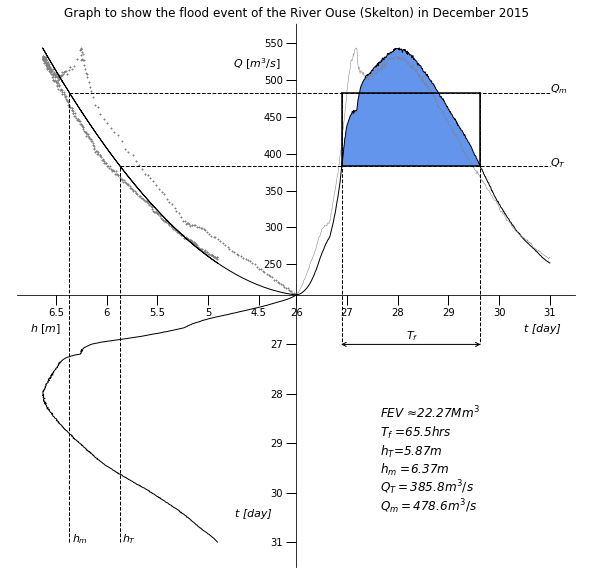

This chart was generated by the following Python code:
##Importing matplotlib, pandas and numpy##
import matplotlib.pyplot as plt 
import pandas as pd 
import numpy as np
from decimal import Decimal


##Defining the characteristics of the graph parameters##
plt.rcParams["figure.figsize"] = [10,10] 
plt.rcParams['axes.edgecolor']='white'
 
##Assigning raw data to variables##
ouse = pd.read_csv('Skelton 2015.csv') 
day = ouse['Day in December 2015'] 
height = ouse['Stage'] 
flow = ouse['Flow']

##Defining h_t & h_m
h_T=5.87

HM = []
for i in height:
    if i>=h_T:
        HM.append(i)
h_m=sum(HM)/len(HM)

##Defining a polynomial fitting function
rtcrv=np.polyfit(height,flow,3)
p=np.poly1d(rtcrv)

Flow=list(p(height))

scaled_Flow = []
for i in Flow:
    scaled_Flow.append((i-min(Flow))/(max(Flow)-min(Flow)))

##Finding Q_T & Q_m
Q_T=p(h_T)
Q_m=p(h_m)
Q_max=p(max(height))

##Defining a scale function##
def scale(x,y):return ((x-min(y))/(max(y)-min(y)))

##Scaling variables in preparation for plotting as subplots##
scaled_day=(scale(day,day))
scaled_flow=(scale(flow,flow))
neg_scaled_height=-(scale(height,height))
neg_scaled_day=-(scaled_day)

##Scaling h_T,h_m,Q_T,Q_m
scaled_h_T=scale(h_T,height)
scaled_h_m=scale(h_m,height)
scaled_Q_T=scale(Q_T,Flow)
scaled_Q_m=scale(Q_m,Flow)


##Renaming command##
fig,ax=plt.subplots()

##Filling in region##
QT=[]
for i in scaled_Flow:
    i = float(scaled_Q_T)
    QT.append(i)
    
SF=np.array(scaled_Flow)
e=np.array(QT)
    
ax.fill_between(scaled_day,SF,e,where=SF>=e,facecolor='cornflowerblue')

##Finding T_f
idx = np.argwhere(np.diff(np.sign(SF - e))).flatten()

T_f1=scaled_day[idx[0]]
T_f2=scaled_day[idx[-1]]

T_f=(T_f2-T_f1)*(max(day)-min(day))*24*(60**2)

##Finding FEV using estimate 1
FEV1=(Q_m-Q_T)*T_f

##Finding FEV using estimate 2
time_increment=(day[1]-day[0])*24*3600

FLOW = []
for i in Flow:
    if i>=Q_T:
        FLOW.append((i-Q_T)*(time_increment))

FEV2=sum(FLOW)

FEV=max(FEV1,FEV2)

##Plotting subplots##
ax.plot(scaled_day,scaled_Flow,'black', linewidth=1)
ax.plot(scaled_day,scaled_flow,'grey', linewidth=0.5)
ax.plot(neg_scaled_height, scaled_flow,'+',color='grey',markersize=2)
ax.plot(neg_scaled_height,neg_scaled_day,'black', linewidth=1)
ax.plot(neg_scaled_height,scaled_Flow,'black',linewidth=1)

###FORMATTING###
##Centering and formatting axes##
ax.spines['left'].set_position('center')
ax.spines['bottom'].set_position('center')
ax.spines['left'].set_color('black')
ax.spines['bottom'].set_color('black')
ax.tick_params(axis='x',color='black',direction='out',length=10,width=1)
ax.tick_params(axis='y',color='black',direction='out',length=10,width=1)

##Scaling and Labelling axes
ticks_x=[-scale(6.5,height),-scale(6,height),-scale(5.5,height),-scale(5,height),-scale(4.5,height),scale(26,day),scale(27,day),scale(28,day),scale(29,day),scale(30,day),scale(31,day)]
ax.set_xticks(ticks_x)
Ticks_x = [6.5,6,5.5,5,4.5,26,27,28,29,30,31]
ax.set_xticklabels(Ticks_x)

ticks_y=[-scale(31,day),-scale(30,day),-scale(29,day),-scale(28,day),-scale(27,day),scale(250,flow),scale(300,flow),scale(350,flow),scale(400,flow),scale(450,flow),scale(500,flow),scale(550,flow)]
ax.set_yticks(ticks_y)
Ticks_y = [31,30,29,28,27,250,300,350,400,450,500,550]
ax.set_yticklabels(Ticks_y)

##Titling the graph and axis
plt.title('Graph to show the flood event of the River Ouse (Skelton) in December 2015')
plt.text(-0.25, 0.92, 'Q $[m^3/s]$',style='italic',size=11)
plt.text(0.9,-0.15, 't [day]',style='italic',size=11)
plt.text(-1.05, -0.15, 'h $[m]$',style='italic',size=11)
plt.text(-0.24,-0.9, 't [day]',style='italic', size=11)

##Plotting and labelling points of interest##
ax.plot([-scaled_h_T,-scaled_h_T],[-1,scaled_Q_T],'black',linestyle='--',linewidth=1)
ax.plot([-scaled_h_m,-scaled_h_m],[-1,scaled_Q_m],'black',linestyle='--',linewidth=1)
ax.plot([-scaled_h_T,1],[scaled_Q_T,scaled_Q_T],'black',linestyle='--',linewidth=1)
ax.plot([-scaled_h_m,1],[scaled_Q_m,scaled_Q_m],'black',linestyle='--',linewidth=1)
ax.plot([T_f1,T_f1,T_f1],[scaled_Q_T,scaled_Q_m,-1/5], 'black', linestyle='--', linewidth=1)
ax.plot([T_f2,T_f2,T_f2],[scaled_Q_T,scaled_Q_m,-1/5], 'black', linestyle='--', linewidth=1)

plt.text(-scaled_h_T+1/100, -1,'$h_T$', size=11)
plt.text(-scaled_h_m+1/100, -1,'$h_m$', size=11)
plt.text(1, scaled_Q_m,'$Q_m$', size=11)
plt.text(1, scaled_Q_T,'$Q_T$', size=11)
plt.text(((T_f1+T_f2)/2)-1/50,-0.18,'$T_f$',size=11)

##Plotting a box to represent FEV2
ax.plot([T_f1,T_f2],[scaled_Q_T,scaled_Q_T], 'black',linewidth=1.5)
ax.plot([T_f1,T_f1],[scaled_Q_T,scaled_Q_m], 'black',linewidth=1.5)
ax.plot([T_f1,T_f2],[scaled_Q_m,scaled_Q_m], 'black',linewidth=1.5)
ax.plot([T_f2,T_f2],[scaled_Q_T,scaled_Q_m], 'black',linewidth=1.5)

##Displaying final values##
plt.text(0.33, -0.5,'FEV ≈'+ str(round((FEV)/(10**6),2))+ '$Mm^3$', style='italic', size=12)
plt.text(0.33, -0.575,'$T_f$ ='+str(round(T_f/(60**2),2))+'$hrs$', style='italic', size=12)
plt.text(0.33, -0.650,'$h_T$='+str(round(h_T,2))+'m', style='italic', size=12)
plt.text(0.33, -0.725,'$h_m$ ='+str(round(h_m,2))+'m', style='italic', size=12)
plt.text(0.33, -0.80,'$Q_T=$'+str(round(Q_T,1))+'$m^3/s$',style='italic', size=12)
plt.text(0.33, -0.875,'$Q_m=$'+str(round(Q_m,1))+'$m^3/s$',style='italic', size=12)


plt.annotate(s='', xy=(T_f1-1/100,-1/5), xytext=(T_f2+1/100,-1/5), arrowprops=dict(arrowstyle='<->'))
